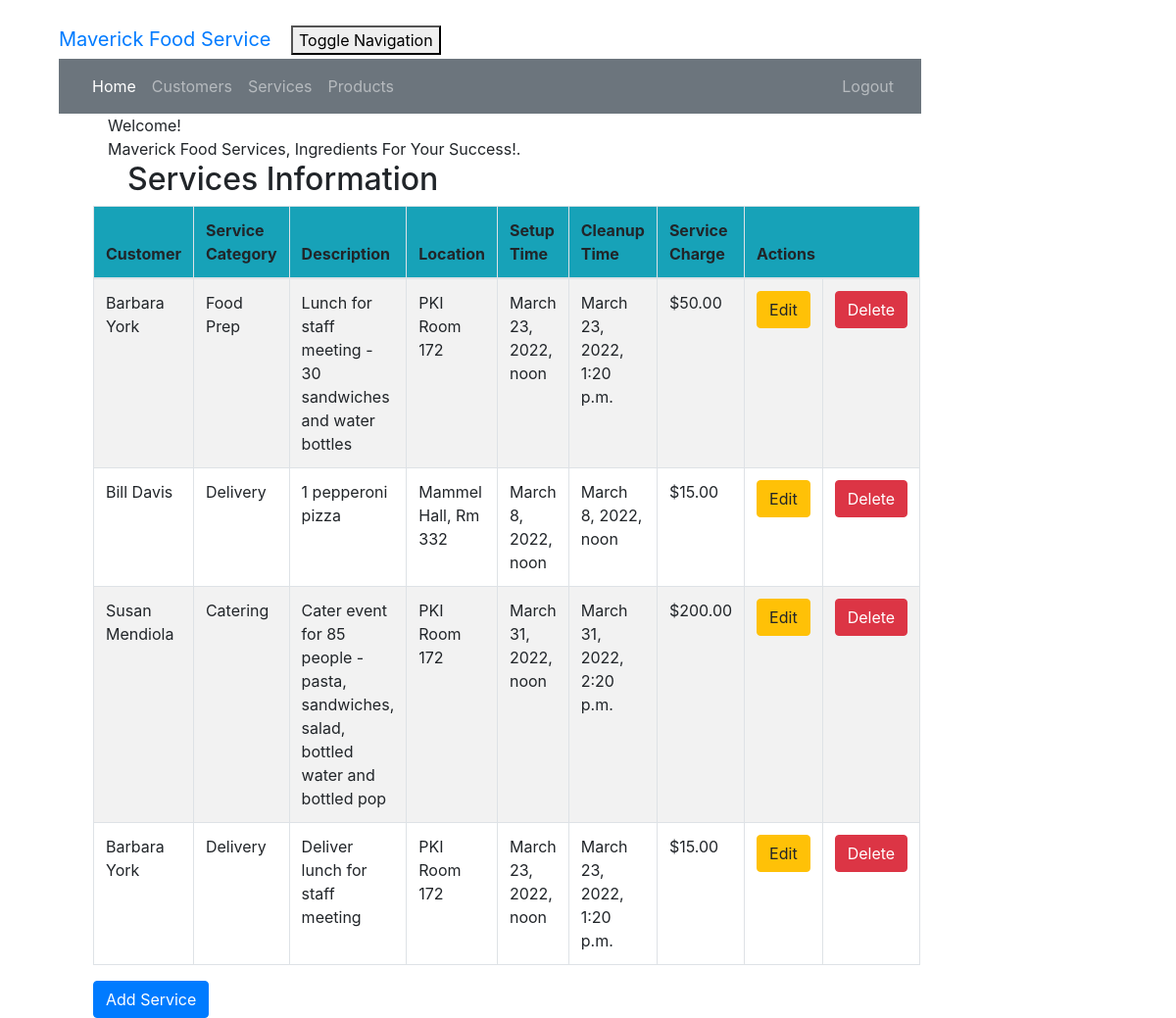
Page /service_list (signed in) on the earlier database version.
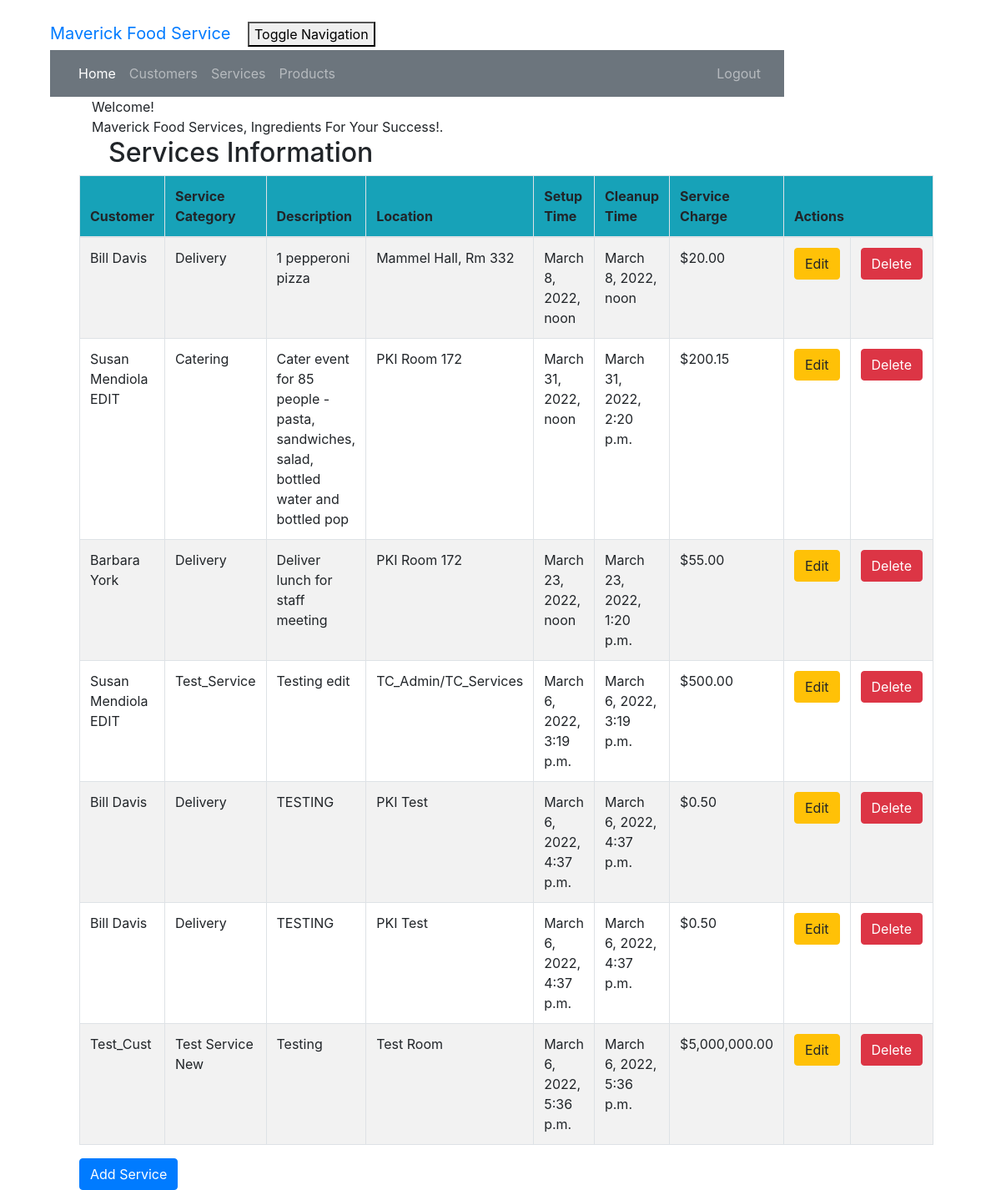
Same page on the later database version.
### crm/models.py (models this page shows, shortened)
class Service(models.Model):
    cust_name = models.ForeignKey(Customer, on_delete=models.CASCADE, related_name='services')
    service_category = models.CharField(max_length=100)
    description = models.TextField()
    location = models.CharField(max_length=200)
    setup_time = models.DateTimeField(
        default=timezone.now)
    cleanup_time = models.DateTimeField(
        default=timezone.now)
    service_charge = models.DecimalField(max_digits=10, decimal_places=2)
    created_date = models.DateTimeField(
        default=timezone.now)
    updated_date = models.DateTimeField(auto_now_add=True)

class Customer(models.Model):
    cust_name = models.CharField(max_length=50)
    email = models.EmailField(max_length=100)
    phone = models.CharField(max_length=20)
    bldgroom = models.CharField(max_length=100)
    address = models.CharField(max_length=200)
    city = models.CharField(max_length=50)
    state = models.CharField(max_length=50)
    zipcode = models.CharField(max_length=10)
    organization = models.CharField(max_length=100)
    role = models.CharField(max_length=100)
    def __str__(self):
        return self.cust_name

### crm/views.py (the view)
# urls.py: path('service_list', views.service_list, name='service_list'),
@login_required
def service_list(request):
    services = Service.objects.filter(created_date__lte=timezone.now())
    return render(request, 'crm/service_list.html', {'services': services})

### crm/templates/crm/service_list.html (shortened to what this page needs)
<!DOCTYPE html>
{% extends 'crm/base.html' %}
{% block content %}
    {% load humanize %}
    <head>
    </head>
    <body class="bodylist">
    <div class="container">
        <div class="panel panel-primary">
            <div class="panel-heading">Welcome!</div>
            <div class="panel-body">
                Maverick Food Services, Ingredients For Your Success!.
            </div>
        </div>
    </div>
    <div class="row">
        <h2>Services Information</h2>
    </div>
    <div>
        <table class="table table-striped table-bordered table-hover w-auto">
            <thead>
            <tr class="bg-info">
                <th>Customer</th>
                <th>Service Category</th>
                <th>Description</th>
                <th>Location</th>
                <th>Setup Time</th>
                <th>Cleanup Time</th>
                <th>Service Charge</th>
                <th colspan="3">Actions</th>
            </tr>
            </thead>
            <tbody>
            {% for service in services %}
                <tr>
                    <td>{{ service.cust_name }}</td>
                    <td>{{ service.service_category }}</td>
                    <td>{{ service.description }}</td>
                    <td>{{ service.location }}</td>
                    <td>{{ service.setup_time }}</td>
                    <td>{{ service.cleanup_time }}</td>
                    <td>${{ service.service_charge|floatformat:2|intcomma }}</td>
                    <td><a href="{% url 'crm:service_edit' pk=service.pk %}"
                           class="btn btn-warning">Edit</a>
                    </td>
                    <td><a href="{% url 'crm:service_delete' pk=service.pk %}"
                           onclick="return confirm('Are you sure you want to delete?')"
                           class="btn btn-danger">Delete</a>
                    </td>
                </tr>
            {% endfor %}
            </tbody>
        </table>
    </div>
    <div>
        <a href="{%  url 'crm:service_new' %}"><span
                class="btn btn-primary">Add Service</span></a>
    </div>
    </body>
{% endblock %}

Differences in the rows shown:
removed Service: cust_name "Barbara York", service_category "Food Prep", description "Lunch for staff meeting - 30 sandwiches and water bottles", location "PKI Room 172", setup_time "March 23, 2022, noon", cleanup_time "March 23, 2022, 1:20 p.m.", service_charge "50.00"
changed Service "1 pepperoni pizza": service_charge "15.00" → "20.00"
changed Service "Catering": cust_name "Susan Mendiola" → "Susan Mendiola EDIT"; service_charge "200.00" → "200.15"
changed Service "Deliver lunch for staff meeting": service_charge "15.00" → "55.00"
added Service: cust_name "Susan Mendiola EDIT", service_category "Test_Service", description "Testing edit", location "TC_Admin/TC_Services", setup_time "March 6, 2022, 3:19 p.m.", cleanup_time "March 6, 2022, 3:19 p.m.", service_charge "500.00"
added Service: cust_name "Bill Davis", service_category "Delivery", description "TESTING", location "PKI Test", setup_time "March 6, 2022, 4:37 p.m.", cleanup_time "March 6, 2022, 4:37 p.m.", service_charge "0.50"
added Service: cust_name "Bill Davis", service_category "Delivery", description "TESTING", location "PKI Test", setup_time "March 6, 2022, 4:37 p.m.", cleanup_time "March 6, 2022, 4:37 p.m.", service_charge "0.50"
added Service: cust_name "Test_Cust", service_category "Test Service New", description "Testing", location "Test Room", setup_time "March 6, 2022, 5:36 p.m.", cleanup_time "March 6, 2022, 5:36 p.m.", service_charge "5,000,000.00"
